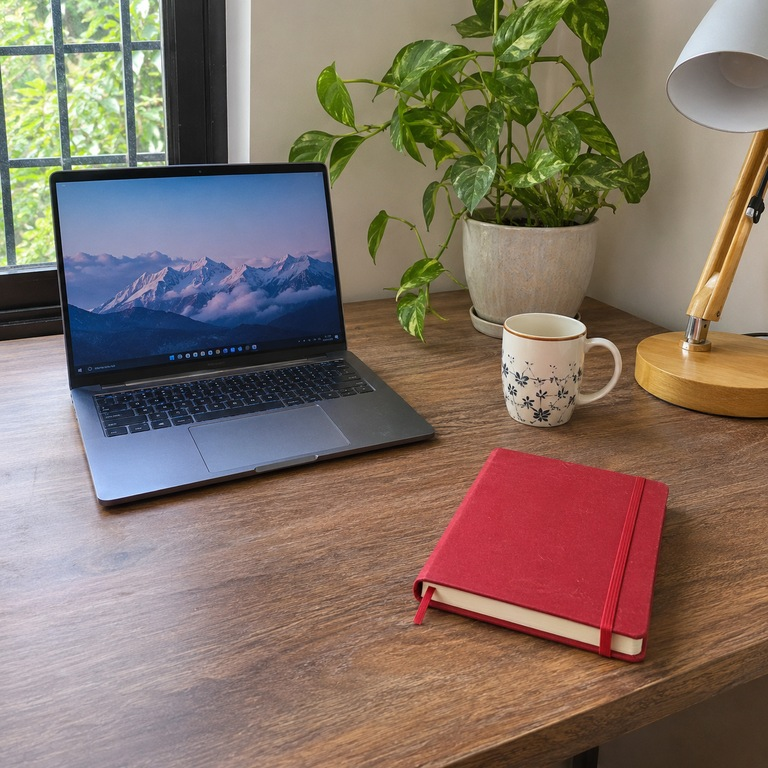
#> input picture data/human_fresh/photos/p01.jpg, 768 x 768 px
$ python smoke_lama.py ../../data/human_fresh/photos/p01.jpg ../../data/human_fresh/photos/p02.jpg
#> lines starting #> are read from the running program, lines starting #| are printed output that depends on the picture; after the words box and inside, x2 and y2 are one past the last pixel; in counts of white or black regions, pixels touching at a corner belong together
### src/dyooptix/geom/inpaint.py
"""Fill the hole an object leaves behind with LaMa, on a crop around the hole shrunk to at most 512 px."""
import os
from functools import lru_cache

import cv2
import numpy as np
from PIL import Image

CACHE = os.environ.get("DYOOPTIX_CACHE", "data/hf_cache")
os.environ["TORCH_HOME"] = CACHE          # LaMa's weights download here
SIZE = 512                                # longest side LaMa works at
MARGIN = 0.5                              # extra context around the hole, as a fraction of its box
GROW = 15                                 # mask is grown with a 15 x 15 square: about 7 px on each side


@lru_cache(maxsize=None)
def load():
    """Load LaMa. Cached: only the first call is slow."""
    from simple_lama_inpainting import SimpleLama
    return SimpleLama()


def fill(image, mask):
    """image: RGB uint8 (H, W, 3); mask: object pixels (white). Returns a copy with that area filled in."""
    H, W = mask.shape
    mask = cv2.dilate((mask > 127).astype(np.uint8) * 255, np.ones((GROW, GROW), np.uint8))
    ys, xs = np.nonzero(mask)                                      # crop: box around the hole, plus margin
    pad_x, pad_y = int(MARGIN * (xs.max() - xs.min())), int(MARGIN * (ys.max() - ys.min()))
    x0, x1 = max(xs.min() - pad_x, 0), min(xs.max() + pad_x + 1, W)
    y0, y1 = max(ys.min() - pad_y, 0), min(ys.max() + pad_y + 1, H)
    crop, crop_mask = image[y0:y1, x0:x1], mask[y0:y1, x0:x1]

    scale = min(1.0, SIZE / max(crop.shape[:2]))                   # shrink only, never enlarge
    h, w = round(crop.shape[0] * scale), round(crop.shape[1] * scale)
    small = cv2.resize(crop, (w, h), interpolation=cv2.INTER_AREA)
    small_mask = cv2.resize(crop_mask, (w, h), interpolation=cv2.INTER_NEAREST)
    piece = np.array(load()(Image.fromarray(small), Image.fromarray(small_mask)))[:h, :w]   # LaMa pads to a multiple of 8
    piece = cv2.resize(piece, (x1 - x0, y1 - y0), interpolation=cv2.INTER_CUBIC)

    out = image.copy()
    inside = crop_mask > 0
    out[y0:y1, x0:x1][inside] = piece[inside]                      # only the hole's pixels change
    return out

### tools/smoke/smoke_lama.py
import sys
import time

import cv2

from dyooptix.geom.inpaint import fill, load

photo, mask_file = sys.argv[1], sys.argv[2]
image = cv2.cvtColor(cv2.imread(photo), cv2.COLOR_BGR2RGB) # type: ignore
mask = cv2.imread(mask_file, cv2.IMREAD_GRAYSCALE) # type: ignore
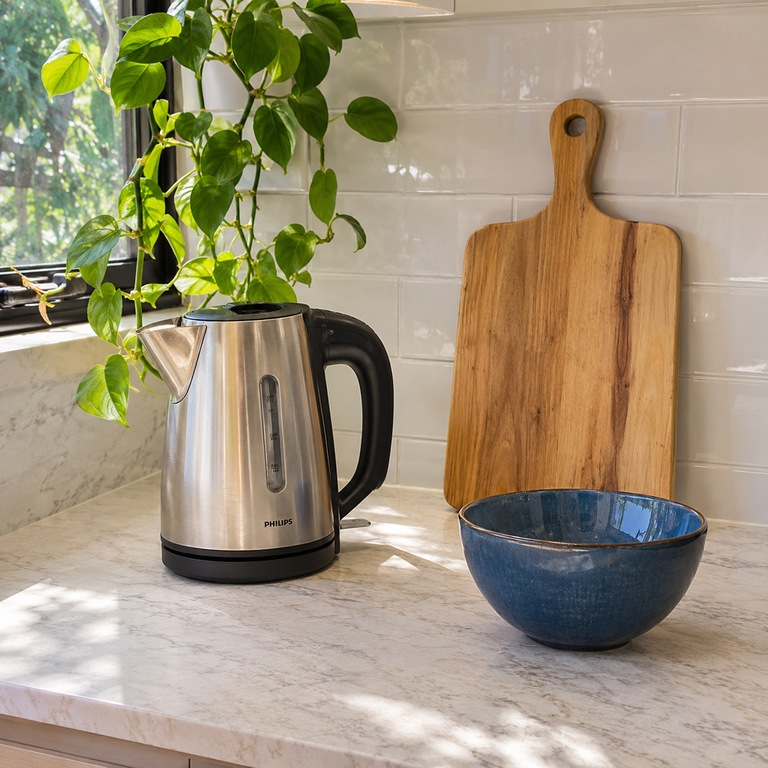
#> input picture data/human_fresh/photos/p02.jpg, 768 x 768 px
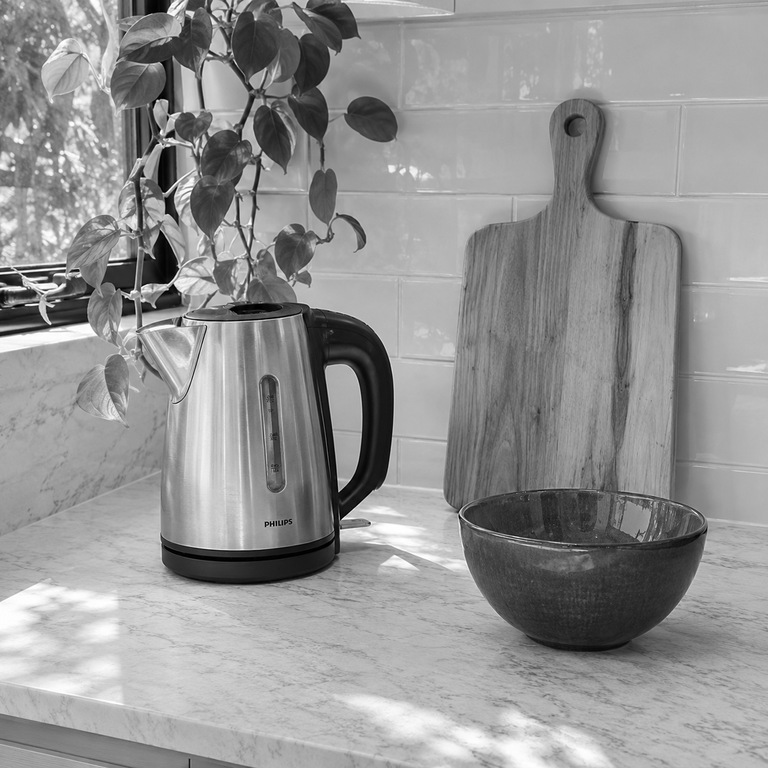
#> mask: shape (768, 768); min 0, max 255, mean 148.1

t = time.time()
load()
#> (the call stopped at in load, `return SimpleLama()`: simple_lama_inpainting is not available in this run)
print(f"load LaMa: {time.time() - t:.1f} s")

t = time.time()
out = fill(image, mask)
#> in fill, `mask = cv2.dilate((mask > 127).astype(np.uint8) * 255, np.ones((GROW, ..`:
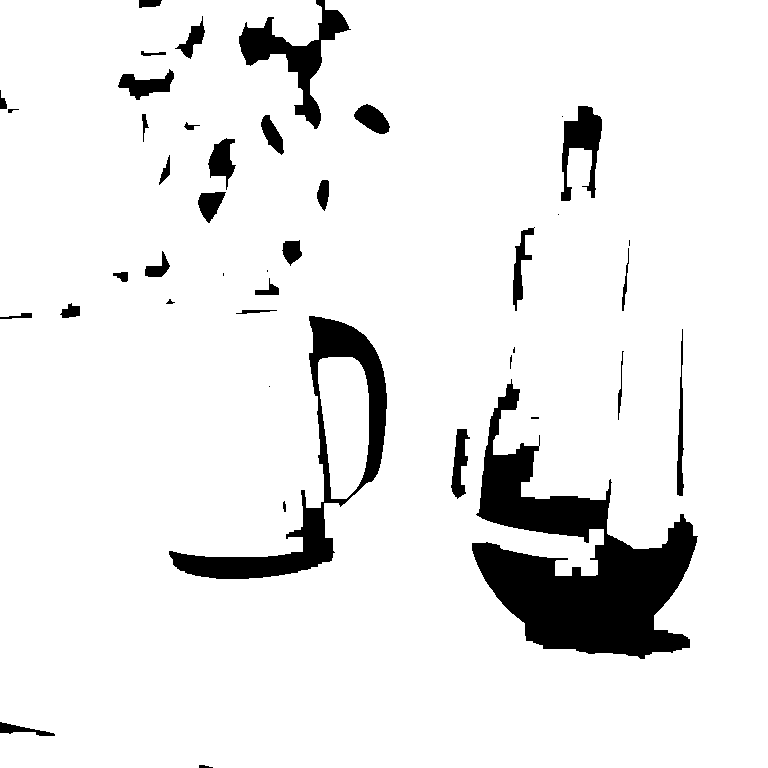
#> mask: shape (768, 768); 91.7% white; 43 black regions (9 under 20 px), largest, box (x1, y1, x2, y2) and area: (472, 379, 698, 659) 25017, (169, 316, 387, 579) 9486, (239, 0, 351, 129) 3812
#> in fill, `pad_x, pad_y = int(MARGIN * (xs.max() - xs.min())), int(MARGIN * (ys.m..`: pad_x = 383
#> in fill, `x0, x1 = max(xs.min() - pad_x, 0), min(xs.max() + pad_x + 1, W)`: x0 = 0; x1 = 768
#> in fill, `y0, y1 = max(ys.min() - pad_y, 0), min(ys.max() + pad_y + 1, H)`: y0 = 0; y1 = 768
#> in fill, `small_mask = cv2.resize(crop_mask, (w, h), interpolation=cv2.INTER_NEA..`:
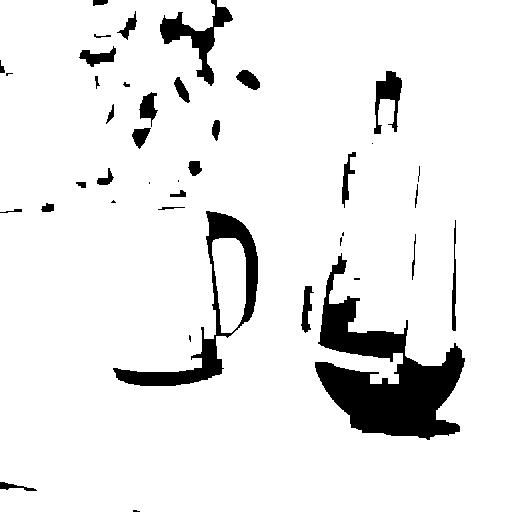
#> small_mask: shape (512, 512); 91.7% white; 41 black regions (11 under 20 px), largest, box (x1, y1, x2, y2) and area: (315, 253, 465, 440) 11129, (113, 211, 258, 386) 4191, (160, 0, 233, 86) 1695
#> (the run stopped early here; a loop or call above may not have finished)
